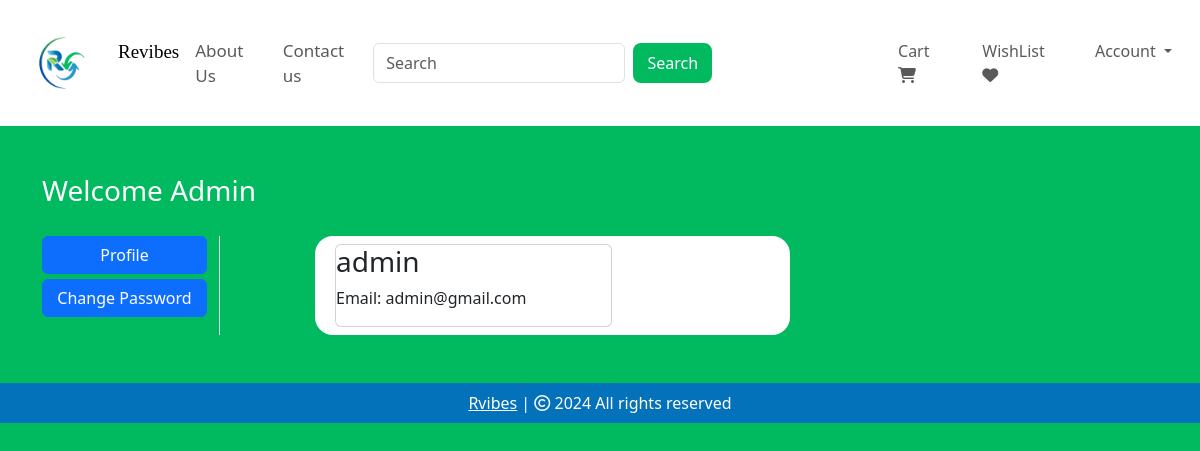
The page /profile/1 (signed in) on the database its author committed.
### website/models.py (models this page shows, shortened)
class Customer(db.Model, UserMixin):
    id = db.Column(db.Integer, primary_key=True)
    email = db.Column(db.String(100), unique=True)
    username = db.Column(db.String(100))
    password_hash = db.Column(db.String(150))
    date_joined = db.Column(db.DateTime(), default=datetime.utcnow)
    @property
    def password(self):
        raise AttributeError('Password is not a readable')

### website/auth.py (the view)
@auth.route('/profile/<int:customer_id>')
@login_required
def profile(customer_id):
    customer = Customer.query.get(customer_id)
    print('Customer ID:', customer_id)
    return render_template('profile.html', customer=customer)

### website/__init__.py (called while the page is built)
def create_app():
    app = Flask(__name__)
    app.config['SECRET_KEY'] = 'vdgdggehddjjdjdn'
    app.config['SQLALCHEMY_DATABASE_URI'] = f'sqlite:///{DB_NAME}'
    db.init_app(app)
    @app.errorhandler(404)
    def page_not_found(error):
        return render_template('404.html')
    login_manager = LoginManager()
    login_manager.init_app(app)
    login_manager.login_view = 'auth.login'
    @login_manager.user_loader
    def load_user(id):
        return Customer.query.get(int(id))
    from .views import views
    from .auth import auth
    from .admin import admin
    from .models import Customer, Cart, Product, Order
    app.register_blueprint(views, url_prefix='/')
    app.register_blueprint(auth, url_prefix='/')
    app.register_blueprint(admin, url_prefix='/')
    with app.app_context():
        create_database()
    return app

### website/templates/profile.html (shortened to what this page needs)
{% extends 'base.html' %}
{% block body %}
<div class="container my-5">
    <div class="row">
        <h3 style="color: white;">Welcome <span class="text-capitalize">{{ customer.username }}</span></h3>
        <div class="col-sm-2 border-end" style="margin-top: 20px;">
            <ul class="list-unstyled">
                <li class="d-grid"><a href="#" class="btn btn-primary">Profile</a></li>
                <li class="d-grid"><a href="/change-password/{{ customer.id }}" class="btn btn-primary" style="margin-top: 5px;">Change Password</a></li>
            </ul>
        </div>
        <div class="col-sm-5 offset-sm-1" style="background-color: white; border-radius: 18px; margin-top: 20px;">
            <div class="row">
                <div class="col-sm-8">
                    <div class="card m-2">
                        <h3>{{ customer.username }}</h3>
                        <p>Email: {{ customer.email }}</p>
                    </div>
                </div>
            </div>
        </div>
    </div>
</div>
{% endblock %}

### rows shown on the page
Customer: username "Admin", username "admin", email "admin@gmail.com"
